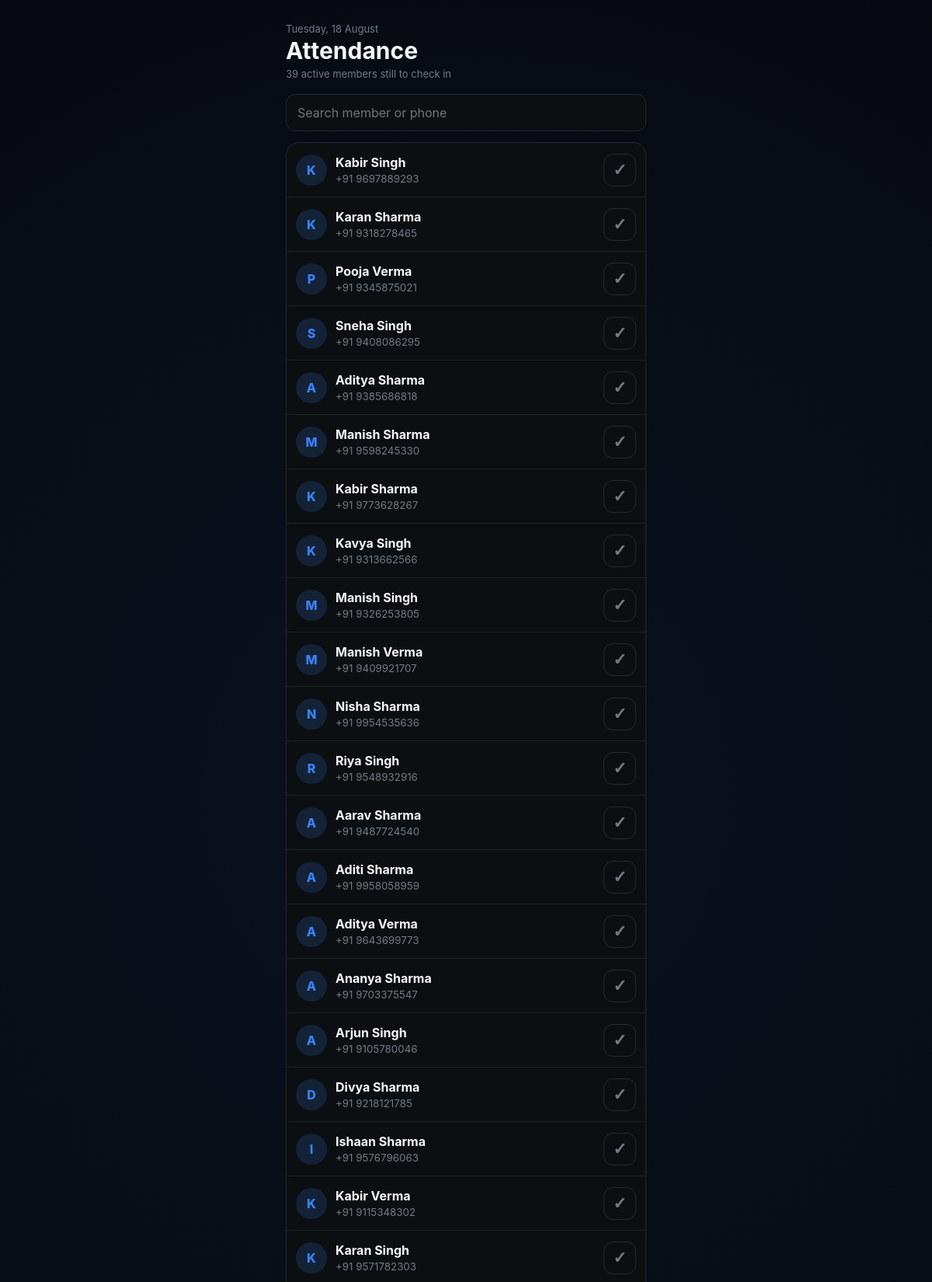
Page /attendance (signed in, upper part) on the committed database.
### models.py (models this page shows, shortened)
class Member(db.Model):
    __tablename__ = "member"
    id = db.Column(db.Integer, primary_key=True)
    owner_id = db.Column(
        db.Integer,
        db.ForeignKey("gym_owner.id"),
        nullable=False,
        index=True
    )
    name = db.Column(db.String(100), nullable=False)
    address = db.Column(db.String(150), nullable=False)
    phone = db.Column(db.String(15), nullable=False)
    join_date = db.Column(db.Date, nullable=False)
    notes = db.Column(db.Text)
    membership_active = db.Column(db.Boolean, default=True, nullable=False)
    deactivated_on = db.Column(db.Date, nullable=True)
    current_plan_id = db.Column(
        db.Integer,
        db.ForeignKey("membership_plan.id")
    )
    current_plan = db.relationship("MembershipPlan", foreign_keys=[current_plan_id])
    membership_start = db.Column(db.Date)
    membership_expiry = db.Column(db.Date)
    memberships = db.relationship(
        "Membership",
        backref="member",
        lazy=True,
        cascade="all, delete-orphan"
    )
    attendance = db.relationship(
        "Attendance",
        backref="member",
        lazy=True,
        cascade="all, delete-orphan"
    )
    __table_args__ = (
        db.UniqueConstraint(
            "owner_id",
            "name",
            name="uq_owner_member_name"
        ),
    )

### routes/members.py (the view)
@members_bp.route("/attendance")
@login_required
def attendance():
    today = date.today()
    yesterday = today - relativedelta(days=1)
    now = datetime.now()
    members = Member.query.filter_by(owner_id=current_user.id).all()
    today_attendance = {
        record.member_id: record
        for record in Attendance.query.join(Member).filter(
            Member.owner_id == current_user.id,
            Attendance.attendance_date == today,
        ).all()
    }
    yesterday_attendance = {
        record.member_id: record
        for record in Attendance.query.join(Member).filter(
            Member.owner_id == current_user.id,
            Attendance.attendance_date == yesterday,
        ).all()
    }
    def member_order(member):
        attendance_record = today_attendance.get(member.id)
        if not member.membership_active:
            status_rank = 2
        elif attendance_record is None:
            status_rank = 0
        else:
            status_rank = 1
        yesterday_record = yesterday_attendance.get(member.id)
        if yesterday_record:
            hour_distance = abs(yesterday_record.check_in.hour - now.hour)
            yesterday_rank = 0
        else:
            hour_distance = 99
            yesterday_rank = 1
        return status_rank, yesterday_rank, hour_distance, member.name.lower()
    ordered_members = sorted(members, key=member_order)
    return render_template(
        "attendance.html",
        members=ordered_members,
        attendance_by_member=today_attendance,
        today=today,
        active_unchecked=sum(m.membership_active and m.id not in today_attendance for m in members),
        active_page="attendance",
    )

### templates/attendance.html (shortened to what this page needs)
{% extends "components/base.html" %}
{% block head %}
<link rel="stylesheet" href="{{ url_for('static', filename='css/attendance.css') }}">
{% endblock %}
{% block body %}
<header class="attendance-header">
  <div>
    <p class="eyebrow">{{ today.strftime('%A, %d %B') }}</p>
    <h1>Attendance</h1>
    <p class="summary">{{ active_unchecked }} active member{{ '' if active_unchecked == 1 else 's' }} still to check in</p>
  </div>
</header>
<div class="search-wrap">
  <input id="search" type="search" placeholder="Search member or phone" autocomplete="off">
</div>
<section class="member-list" aria-label="Member attendance list">
  {% for member in members %}
  {% set record = attendance_by_member.get(member.id) %}
  <article class="attendance-member {% if not member.membership_active %}inactive{% endif %}" data-member data-search-text="{{ (member.name ~ ' ' ~ member.phone ~ ' ' ~ member.address)|lower }}">
    <a class="member-profile" href="{{ url_for('members.member_details', member_id=member.id) }}">
      <span class="avatar">{{ member.name[0]|upper }}</span>
      <span class="member-copy">
        <strong>{{ member.name }}</strong>
        <small>{% if not member.membership_active %}Removed · {% endif %}+91 {{ member.phone }}</small>
      </span>
    </a>
    {% if record %}
    <div class="checked-in">
      <span>✓ {{ record.check_in.strftime('%I:%M %p') }}</span>
      <button type="button" class="attendance-toggle checked" data-remove-dialog="remove-{{ member.id }}" aria-label="Remove attendance for {{ member.name }}">✓</button>
    </div>
    <dialog class="confirm-dialog" id="remove-{{ member.id }}">
      <form method="post" action="{{ url_for('members.remove_check_in', member_id=member.id) }}">
        <h2>Remove attendance?</h2>
        <p>Are you sure you want to unmark <strong>{{ member.name }}</strong> for today?</p>
        <div class="dialog-actions">
          <button type="button" class="cancel" data-close-dialog>Cancel</button>
          <button type="submit" class="remove">Yes, unmark</button>
        </div>
      </form>
    </dialog>
    {% else %}
    <form method="post" action="{{ url_for('members.check_in_member', member_id=member.id) }}">
      <button class="attendance-toggle" type="submit" aria-label="Mark {{ member.name }} present">✓</button>
    </form>
    {% endif %}
  </article>
  {% else %}
  <p class="empty">No members yet. Add a member before recording attendance.</p>
  {% endfor %}
</section>
{% endblock %}

### static/css/base.css (style rules this page uses)
* { margin: 0; padding: 0; box-sizing: border-box; -webkit-tap-highlight-color: transparent; }
:root { --bg: #050608; --white: #f5f7fa; --muted: #737b87; --blue: #3b82f6; --green: #22c55e; --border: #20242b; --card: #0c0f12; --card2: #050505; --card3: #000000; --activity: #11151a; --navbg: rgba(5, 6, 8, 0.94); --iconbg: #15191e; --line: #1c2127; --cardborder: #242931; }
html { background: var(--bg); }
body { background: radial-gradient(circle at 50% 18%, rgba(59, 130, 246, 0.1), transparent 35%), var(--bg); color: var(--white); transition: background 0.35s, color 0.35s; font-family: -apple-system, BlinkMacSystemFont, "Segoe UI", Roboto, Arial, sans-serif; min-height: 100vh; overflow-x: hidden; }

### static/css/attendance.css (style rules this page uses)
.attendance-header { margin: 4px 0 18px; }
.attendance-header h1 { margin: 2px 0 4px; font-size: 30px; }
.eyebrow, .summary { color: var(--muted); margin: 0; font-size: 13px; }
.search-wrap { margin-bottom: 14px; }
#search { width: 100%; box-sizing: border-box; padding: 13px 14px; border: 1px solid var(--cardborder); border-radius: 12px; background: var(--card); color: var(--white); font: inherit; }
.member-list { border: 1px solid var(--cardborder); border-radius: 16px; overflow: hidden; background: var(--card); }
.attendance-member { min-height: 70px; display: flex; align-items: center; gap: 12px; padding: 10px 12px; border-bottom: 1px solid var(--line); }
.member-profile { min-width: 0; flex: 1; display: flex; align-items: center; gap: 11px; color: inherit; text-decoration: none; }
.avatar { width: 40px; height: 40px; flex: 0 0 40px; border-radius: 50%; display: grid; place-items: center; background: rgba(59, 130, 246, .16); color: var(--blue); font-weight: 800; }
.member-copy { min-width: 0; display: grid; gap: 3px; }
.member-copy strong { overflow: hidden; text-overflow: ellipsis; white-space: nowrap; }
.member-copy small { color: var(--muted); }
.attendance-toggle { width: 42px; height: 42px; border: 1px solid var(--cardborder); border-radius: 12px; background: transparent; color: var(--muted); font-size: 21px; font-weight: 800; cursor: pointer; }

### rows in the picture
Member: name "K", name "Kabir Singh", phone "9697889293"
Member: name "K", name "Karan Sharma", phone "9318278465"
Member: name "P", name "Pooja Verma", phone "9345875021"
Member: name "S", name "Sneha Singh", phone "9408086295"
Member: name "A", name "Aditya Sharma", phone "9385686818"
Member: name "M", name "Manish Sharma", phone "9598245330"
Member: name "K", name "Kabir Sharma", phone "9773628267"
Member: name "K", name "Kavya Singh", phone "9313662566"
Member: name "M", name "Manish Singh", phone "9326253805"
Member: name "M", name "Manish Verma", phone "9409921707"
Member: name "N", name "Nisha Sharma", phone "9954535636"
Member: name "R", name "Riya Singh", phone "9548932916"
Member: name "A", name "Aarav Sharma", phone "9487724540"
Member: name "A", name "Aditi Sharma", phone "9958058959"
Member: name "A", name "Aditya Verma", phone "9643699773"
Member: name "A", name "Ananya Sharma", phone "9703375547"
Member: name "A", name "Arjun Singh", phone "9105780046"
Member: name "D", name "Divya Sharma", phone "9218121785"
Member: name "I", name "Ishaan Sharma", phone "9576796063"
Member: name "K", name "Kabir Verma", phone "9115348302"
Member: name "K", name "Karan Singh", phone "9571782303"

### other values in the picture
{{ active_unchecked }} "39"
{{ '' if active_unchecked == 1 else 's' }} "s"
